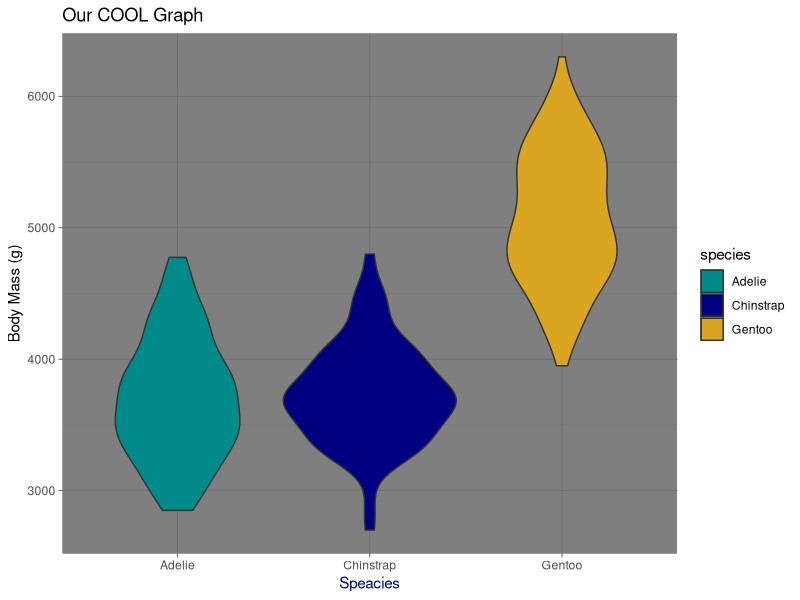

This figure's R source:
## ---- chunk 1
knitr::opts_chunk$set(echo = TRUE)
library(tidyverse)
library(palmerpenguins)
## ---- chunk 2
ggplot(data = penguins, aes(x = species, y = body_mass_g)) +
  geom_violin(aes(fill = species)) +
  scale_fill_manual(values = c("cyan4", "navy", "goldenrod")) +
  theme_dark() +
  labs(title = "Our COOL Graph",
       x = "Speacies",
       y = "Body Mass (g)") +
  theme(axis.title.x = element_text(color = "navy"))
